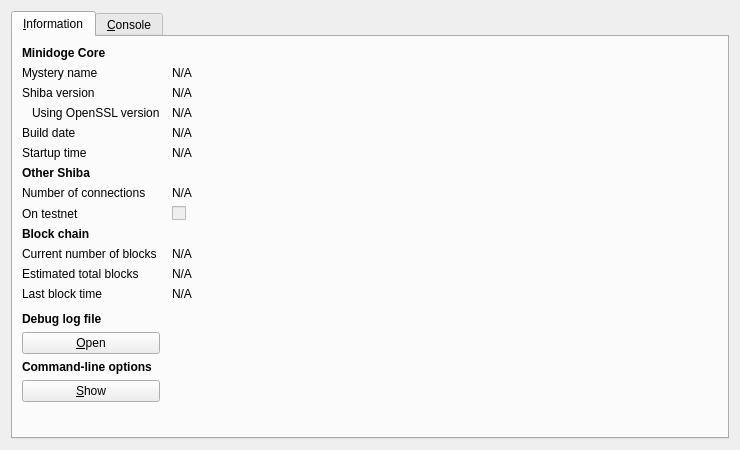
<?xml version="1.0" encoding="UTF-8"?>
<ui version="4.0">
 <class>RPCConsole</class>
 <widget class="QDialog" name="RPCConsole">
  <property name="geometry">
   <rect>
    <x>0</x>
    <y>0</y>
    <width>740</width>
    <height>450</height>
   </rect>
  </property>
  <property name="windowTitle">
   <string>Minidoge - Debug window</string>
  </property>
  <layout class="QVBoxLayout" name="verticalLayout_2">
   <item>
    <widget class="QTabWidget" name="tabWidget">
     <property name="currentIndex">
      <number>0</number>
     </property>
     <widget class="QWidget" name="tab_info">
      <attribute name="title">
       <string>&amp;Information</string>
      </attribute>
      <layout class="QGridLayout" name="gridLayout" columnstretch="0,1">
       <property name="horizontalSpacing">
        <number>12</number>
       </property>
       <item row="0" column="0">
        <widget class="QLabel" name="label_9">
         <property name="font">
          <font>
           <weight>75</weight>
           <bold>true</bold>
          </font>
         </property>
         <property name="text">
          <string>Minidoge Core</string>
         </property>
        </widget>
       </item>
       <item row="1" column="0">
        <widget class="QLabel" name="label_5">
         <property name="text">
          <string>Mystery name</string>
         </property>
        </widget>
       </item>
       <item row="1" column="1">
        <widget class="QLabel" name="clientName">
         <property name="cursor">
          <cursorShape>IBeamCursor</cursorShape>
         </property>
         <property name="text">
          <string>N/A</string>
         </property>
         <property name="textFormat">
          <enum>Qt::PlainText</enum>
         </property>
         <property name="textInteractionFlags">
          <set>Qt::LinksAccessibleByMouse|Qt::TextSelectableByKeyboard|Qt::TextSelectableByMouse</set>
         </property>
        </widget>
       </item>
       <item row="2" column="0">
        <widget class="QLabel" name="label_6">
         <property name="text">
          <string>Shiba version</string>
         </property>
        </widget>
       </item>
       <item row="2" column="1">
        <widget class="QLabel" name="clientVersion">
         <property name="cursor">
          <cursorShape>IBeamCursor</cursorShape>
         </property>
         <property name="text">
          <string>N/A</string>
         </property>
         <property name="textFormat">
          <enum>Qt::PlainText</enum>
         </property>
         <property name="textInteractionFlags">
          <set>Qt::LinksAccessibleByMouse|Qt::TextSelectableByKeyboard|Qt::TextSelectableByMouse</set>
         </property>
        </widget>
       </item>
       <item row="3" column="0">
        <widget class="QLabel" name="label_14">
         <property name="text">
          <string>Using OpenSSL version</string>
         </property>
         <property name="indent">
          <number>10</number>
         </property>
        </widget>
       </item>
       <item row="3" column="1">
        <widget class="QLabel" name="openSSLVersion">
         <property name="cursor">
          <cursorShape>IBeamCursor</cursorShape>
         </property>
         <property name="text">
          <string>N/A</string>
         </property>
         <property name="textFormat">
          <enum>Qt::PlainText</enum>
         </property>
         <property name="textInteractionFlags">
          <set>Qt::LinksAccessibleByMouse|Qt::TextSelectableByKeyboard|Qt::TextSelectableByMouse</set>
         </property>
        </widget>
       </item>
       <item row="4" column="0">
        <widget class="QLabel" name="label_12">
         <property name="text">
          <string>Build date</string>
         </property>
        </widget>
       </item>
       <item row="4" column="1">
        <widget class="QLabel" name="buildDate">
         <property name="cursor">
          <cursorShape>IBeamCursor</cursorShape>
         </property>
         <property name="text">
          <string>N/A</string>
         </property>
         <property name="textFormat">
          <enum>Qt::PlainText</enum>
         </property>
         <property name="textInteractionFlags">
          <set>Qt::LinksAccessibleByMouse|Qt::TextSelectableByKeyboard|Qt::TextSelectableByMouse</set>
         </property>
        </widget>
       </item>
       <item row="5" column="0">
        <widget class="QLabel" name="label_13">
         <property name="text">
          <string>Startup time</string>
         </property>
        </widget>
       </item>
       <item row="5" column="1">
        <widget class="QLabel" name="startupTime">
         <property name="cursor">
          <cursorShape>IBeamCursor</cursorShape>
         </property>
         <property name="text">
          <string>N/A</string>
         </property>
         <property name="textFormat">
          <enum>Qt::PlainText</enum>
         </property>
         <property name="textInteractionFlags">
          <set>Qt::LinksAccessibleByMouse|Qt::TextSelectableByKeyboard|Qt::TextSelectableByMouse</set>
         </property>
        </widget>
       </item>
       <item row="6" column="0">
        <widget class="QLabel" name="label_11">
         <property name="font">
          <font>
           <weight>75</weight>
           <bold>true</bold>
          </font>
         </property>
         <property name="text">
          <string>Other Shiba</string>
         </property>
        </widget>
       </item>
       <item row="7" column="0">
        <widget class="QLabel" name="label_7">
         <property name="text">
          <string>Number of connections</string>
         </property>
        </widget>
       </item>
       <item row="7" column="1">
        <widget class="QLabel" name="numberOfConnections">
         <property name="cursor">
          <cursorShape>IBeamCursor</cursorShape>
         </property>
         <property name="text">
          <string>N/A</string>
         </property>
         <property name="textFormat">
          <enum>Qt::PlainText</enum>
         </property>
         <property name="textInteractionFlags">
          <set>Qt::LinksAccessibleByMouse|Qt::TextSelectableByKeyboard|Qt::TextSelectableByMouse</set>
         </property>
        </widget>
       </item>
       <item row="8" column="0">
        <widget class="QLabel" name="label_8">
         <property name="text">
          <string>On testnet</string>
         </property>
        </widget>
       </item>
       <item row="8" column="1">
        <widget class="QCheckBox" name="isTestNet">
         <property name="enabled">
          <bool>false</bool>
         </property>
         <property name="text">
          <string/>
         </property>
        </widget>
       </item>
       <item row="9" column="0">
        <widget class="QLabel" name="label_10">
         <property name="font">
          <font>
           <weight>75</weight>
           <bold>true</bold>
          </font>
         </property>
         <property name="text">
          <string>Block chain</string>
         </property>
        </widget>
       </item>
       <item row="10" column="0">
        <widget class="QLabel" name="label_3">
         <property name="text">
          <string>Current number of blocks</string>
         </property>
        </widget>
       </item>
       <item row="10" column="1">
        <widget class="QLabel" name="numberOfBlocks">
         <property name="cursor">
          <cursorShape>IBeamCursor</cursorShape>
         </property>
         <property name="text">
          <string>N/A</string>
         </property>
         <property name="textFormat">
          <enum>Qt::PlainText</enum>
         </property>
         <property name="textInteractionFlags">
          <set>Qt::LinksAccessibleByMouse|Qt::TextSelectableByKeyboard|Qt::TextSelectableByMouse</set>
         </property>
        </widget>
       </item>
       <item row="11" column="0">
        <widget class="QLabel" name="label_4">
         <property name="text">
          <string>Estimated total blocks</string>
         </property>
        </widget>
       </item>
       <item row="11" column="1">
        <widget class="QLabel" name="totalBlocks">
         <property name="cursor">
          <cursorShape>IBeamCursor</cursorShape>
         </property>
         <property name="text">
          <string>N/A</string>
         </property>
         <property name="textFormat">
          <enum>Qt::PlainText</enum>
         </property>
         <property name="textInteractionFlags">
          <set>Qt::LinksAccessibleByMouse|Qt::TextSelectableByKeyboard|Qt::TextSelectableByMouse</set>
         </property>
        </widget>
       </item>
       <item row="12" column="0">
        <widget class="QLabel" name="label_2">
         <property name="text">
          <string>Last block time</string>
         </property>
        </widget>
       </item>
       <item row="12" column="1">
        <widget class="QLabel" name="lastBlockTime">
         <property name="cursor">
          <cursorShape>IBeamCursor</cursorShape>
         </property>
         <property name="text">
          <string>N/A</string>
         </property>
         <property name="textFormat">
          <enum>Qt::PlainText</enum>
         </property>
         <property name="textInteractionFlags">
          <set>Qt::LinksAccessibleByMouse|Qt::TextSelectableByKeyboard|Qt::TextSelectableByMouse</set>
         </property>
        </widget>
       </item>
       <item row="13" column="0">
        <spacer name="verticalSpacer_2">
         <property name="orientation">
          <enum>Qt::Vertical</enum>
         </property>
         <property name="sizeHint" stdset="0">
          <size>
           <width>20</width>
           <height>20</height>
          </size>
         </property>
        </spacer>
       </item>
       <item row="14" column="0">
        <widget class="QLabel" name="labelDebugLogfile">
         <property name="font">
          <font>
           <weight>75</weight>
           <bold>true</bold>
          </font>
         </property>
         <property name="text">
          <string>Debug log file</string>
         </property>
        </widget>
       </item>
       <item row="15" column="0">
        <widget class="QPushButton" name="openDebugLogfileButton">
         <property name="toolTip">
          <string>Open the Litecoin debug log file from the current data directory. This can take a few seconds for large log files.</string>
         </property>
         <property name="text">
          <string>&amp;Open</string>
         </property>
         <property name="autoDefault">
          <bool>false</bool>
         </property>
        </widget>
       </item>
       <item row="16" column="0">
        <widget class="QLabel" name="labelCLOptions">
         <property name="font">
          <font>
           <weight>75</weight>
           <bold>true</bold>
          </font>
         </property>
         <property name="text">
          <string>Command-line options</string>
         </property>
        </widget>
       </item>
       <item row="17" column="0">
        <widget class="QPushButton" name="showCLOptionsButton">
         <property name="toolTip">
          <string>Show the Litecoin-Qt help message to get a list with possible Litecoin command-line options.</string>
         </property>
         <property name="text">
          <string>&amp;Show</string>
         </property>
         <property name="autoDefault">
          <bool>false</bool>
         </property>
        </widget>
       </item>
       <item row="18" column="0">
        <spacer name="verticalSpacer">
         <property name="orientation">
          <enum>Qt::Vertical</enum>
         </property>
         <property name="sizeHint" stdset="0">
          <size>
           <width>20</width>
           <height>40</height>
          </size>
         </property>
        </spacer>
       </item>
      </layout>
     </widget>
     <widget class="QWidget" name="tab_console">
      <attribute name="title">
       <string>&amp;Console</string>
      </attribute>
      <layout class="QVBoxLayout" name="verticalLayout_3">
       <property name="spacing">
        <number>3</number>
       </property>
       <item>
        <widget class="QTextEdit" name="messagesWidget">
         <property name="minimumSize">
          <size>
           <width>0</width>
           <height>100</height>
          </size>
         </property>
         <property name="readOnly">
          <bool>true</bool>
         </property>
         <property name="tabKeyNavigation" stdset="0">
          <bool>false</bool>
         </property>
         <property name="columnCount" stdset="0">
          <number>2</number>
         </property>
        </widget>
       </item>
       <item>
        <layout class="QHBoxLayout" name="horizontalLayout">
         <property name="spacing">
          <number>3</number>
         </property>
         <item>
          <widget class="QLabel" name="label">
           <property name="text">
            <string notr="true">&gt;</string>
           </property>
          </widget>
         </item>
         <item>
          <widget class="QLineEdit" name="lineEdit"/>
         </item>
         <item>
          <widget class="QPushButton" name="clearButton">
           <property name="maximumSize">
            <size>
             <width>24</width>
             <height>24</height>
            </size>
           </property>
           <property name="toolTip">
            <string>Clear console</string>
           </property>
           <property name="text">
            <string/>
           </property>
           <property name="icon">
            <iconset resource="../bitcoin.qrc">
             <normaloff>:/icons/remove</normaloff>:/icons/remove</iconset>
           </property>
           <property name="shortcut">
            <string notr="true">Ctrl+L</string>
           </property>
           <property name="autoDefault">
            <bool>false</bool>
           </property>
          </widget>
         </item>
        </layout>
       </item>
      </layout>
     </widget>
    </widget>
   </item>
  </layout>
 </widget>
 <resources>
  <include location="../bitcoin.qrc"/>
 </resources>
 <connections/>
</ui>
